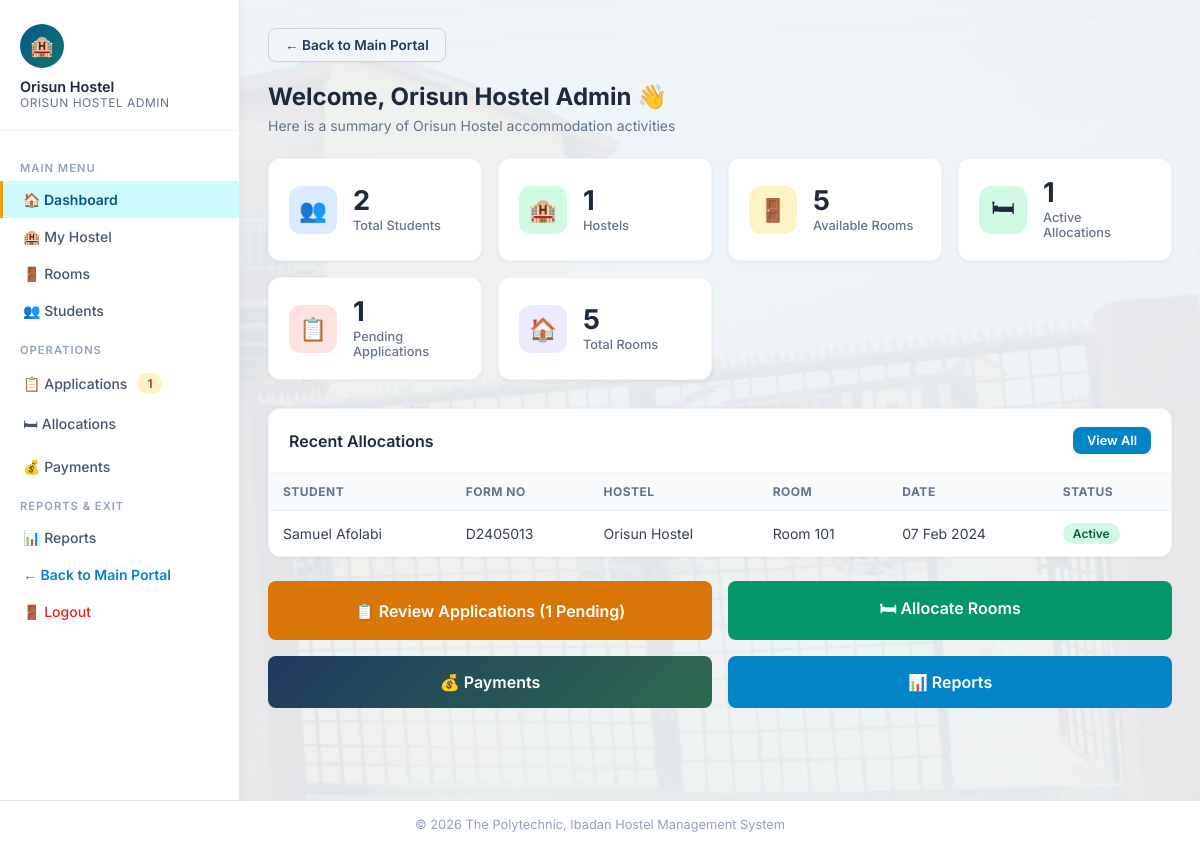
The app's page /admin/dashboard.php (signed in) with its own data.
### tables this page shows
CREATE TABLE hostels (
    hostel_id INT AUTO_INCREMENT PRIMARY KEY,
    hostel_name VARCHAR(150) NOT NULL UNIQUE,
    hostel_type ENUM('Male','Female') NOT NULL,
    total_rooms INT NOT NULL DEFAULT 0,
    created_at DATETIME DEFAULT CURRENT_TIMESTAMP
);

CREATE TABLE allocations (
    allocation_id INT AUTO_INCREMENT PRIMARY KEY,
    student_id INT NOT NULL,
    room_id INT NOT NULL,
    bunk_number VARCHAR(10) NULL,
    allocation_date DATETIME DEFAULT CURRENT_TIMESTAMP,
    status ENUM('Active','Vacated') NOT NULL DEFAULT 'Active',
    FOREIGN KEY (student_id) REFERENCES students(student_id) ON DELETE CASCADE,
    FOREIGN KEY (room_id) REFERENCES rooms(room_id) ON DELETE CASCADE,
    INDEX idx_alloc_room_status (room_id,status),
    INDEX idx_alloc_student_status (student_id,status)
);

CREATE TABLE students (
    student_id INT AUTO_INCREMENT PRIMARY KEY,
    matric_no VARCHAR(13) NULL UNIQUE,
    form_no VARCHAR(30) NULL UNIQUE,
    full_name VARCHAR(200) NOT NULL,
    department VARCHAR(150) NOT NULL,
    level VARCHAR(20) NOT NULL,
    gender ENUM('Male','Female') NOT NULL,
    phone VARCHAR(20) NOT NULL,
    email VARCHAR(150) NOT NULL UNIQUE,
    password VARCHAR(255) NOT NULL,
    created_at DATETIME DEFAULT CURRENT_TIMESTAMP
);

CREATE TABLE rooms (
    room_id INT AUTO_INCREMENT PRIMARY KEY,
    hostel_id INT NOT NULL,
    room_number VARCHAR(50) NOT NULL,
    capacity INT NOT NULL DEFAULT 4,
    occupied INT NOT NULL DEFAULT 0,
    status ENUM('Available','Full') NOT NULL DEFAULT 'Available',
    UNIQUE KEY uq_hostel_room (hostel_id, room_number),
    FOREIGN KEY (hostel_id) REFERENCES hostels(hostel_id) ON DELETE CASCADE
);

### includes/admin_auth.php (called while the page is built, shortened)
<?php
$admin_hostel_id = (int) $_SESSION['admin_hostel_id'];
function current_admin_hostel(PDO $pdo): array {
    global $admin_hostel_id;
    $stmt = $pdo->prepare('SELECT hostel_id, hostel_name, hostel_type, total_rooms FROM hostels WHERE hostel_id = ?');
    $stmt->execute([$admin_hostel_id]);
    $hostel = $stmt->fetch();
    return $hostel;
}

### admin/dashboard.php (the view, shortened to what this page needs)
<?php
require_once '../includes/admin_auth.php';
$hostel = current_admin_hostel($pdo);
$students = $pdo->prepare("SELECT COUNT(DISTINCT student_id) FROM applications WHERE hostel_id=?");
$students->execute([$admin_hostel_id]);
$students = $students->fetchColumn();
$hostels = 1;
$rooms = $pdo->prepare("SELECT COUNT(*) FROM rooms WHERE hostel_id=?");
$rooms->execute([$admin_hostel_id]);
$rooms = $rooms->fetchColumn();
$available = $pdo->prepare("SELECT COUNT(*) FROM rooms WHERE hostel_id=? AND status='Available'");
$available->execute([$admin_hostel_id]);
$available = $available->fetchColumn();
$allocations = $pdo->prepare("SELECT COUNT(*) FROM allocations a JOIN rooms r ON r.room_id=a.room_id WHERE r.hostel_id=? AND a.status='Active'");
$allocations->execute([$admin_hostel_id]);
$allocations = $allocations->fetchColumn();
$pending = $pdo->prepare("SELECT COUNT(*) FROM applications WHERE hostel_id=? AND status='Pending'");
$pending->execute([$admin_hostel_id]);
$pending = $pending->fetchColumn();
$recent = $pdo->prepare("SELECT a.*, s.full_name, s.form_no, r.room_number, h.hostel_name FROM allocations a JOIN students s ON a.student_id=s.student_id JOIN rooms r ON a.room_id=r.room_id JOIN hostels h ON r.hostel_id=h.hostel_id WHERE r.hostel_id=? ORDER BY a.allocation_date DESC LIMIT 5");
$recent->execute([$admin_hostel_id]);
$recent = $recent->fetchAll();
?>
<!DOCTYPE html>
<html lang="en">
<head>
<link rel="stylesheet" href="../css/style.css?v=6">
</head>
<body>
<div class="wrapper admin-layout">
<?php $current_page = 'dashboard'; require_once '../includes/admin_sidebar.php'; ?>
    <main class="main">
        <a href="../index.php" class="back-btn">&larr; Back to Main Portal</a>
        <div class="page-title">Welcome, <?= htmlspecialchars($hostel['hostel_name']) ?> Admin 👋</div>
        <div class="page-subtitle">Here is a summary of <?= htmlspecialchars($hostel['hostel_name']) ?> accommodation activities</div>
        <div class="stats-grid">
            <div class="stat-card">
                <div class="stat-icon blue">👥</div>
                <div class="stat-info">
                    <div class="value"><?= $students ?></div>
                    <div class="label">Total Students</div>
                </div>
            </div>
            <div class="stat-card">
                <div class="stat-icon green">🏨</div>
                <div class="stat-info">
                    <div class="value"><?= $hostels ?></div>
                    <div class="label">Hostels</div>
                </div>
            </div>
            <div class="stat-card">
                <div class="stat-icon orange">🚪</div>
                <div class="stat-info">
                    <div class="value"><?= $available ?></div>
                    <div class="label">Available Rooms</div>
                </div>
            </div>
            <div class="stat-card">
                <div class="stat-icon green">🛏</div>
                <div class="stat-info">
                    <div class="value"><?= $allocations ?></div>
                    <div class="label">Active Allocations</div>
                </div>
            </div>
            <div class="stat-card">
                <div class="stat-icon red">📋</div>
                <div class="stat-info">
                    <div class="value"><?= $pending ?></div>
                    <div class="label">Pending Applications</div>
                </div>
            </div>
            <div class="stat-card">
                <div class="stat-icon purple">🏠</div>
                <div class="stat-info">
                    <div class="value"><?= $rooms ?></div>
                    <div class="label">Total Rooms</div>
                </div>
            </div>
        </div>
        <div class="card">
            <div class="card-header">
                <h3>Recent Allocations</h3>
                <a href="allocations.php" class="btn btn-info btn-sm">View All</a>
            </div>
            <div class="table-wrap">
                <?php if (empty($recent)): ?>
                    <div class="empty-state"><span class="empty-icon">📭</span><p>No allocations yet.</p></div>
                <?php else: ?>
                <table>
                    <thead><tr><th>Student</th><th>Form No
</th><th>Hostel</th><th>Room</th><th>Date</th><th>Status</th></tr></thead>
                    <tbody>
                    <?php foreach ($recent as $r): ?>
                        <tr>
                            <td><?= htmlspecialchars($r['full_name']) ?></td>
                            <td><?= htmlspecialchars($r['form_no']) ?></td>
                            <td><?= htmlspecialchars($r['hostel_name']) ?></td>
                            <td>Room <?= htmlspecialchars($r['room_number']) ?></td>
                            <td><?= date('d M Y', strtotime($r['allocation_date'])) ?></td>
                            <td><span class="badge badge-success"><?= $r['status'] ?></span></td>
                        </tr>
                    <?php endforeach; ?>
                    </tbody>
                </table>
                <?php endif; ?>
            </div>
        </div>
        <div style="display:grid;grid-template-columns:1fr 1fr;gap:16px;">
            <a href="applications.php" class="btn btn-warning" style="padding:16px;font-size:1rem;">📋 Review Applications (<?= $pending ?> Pending)</a>
            <a href="allocations.php" class="btn btn-success" style="padding:16px;font-size:1rem;">🛏 Allocate Rooms</a>
            <a href="payments.php" class="btn btn-primary" style="padding:16px;font-size:1rem;">💰 Payments</a>
            <a href="reports.php" class="btn btn-info" style="padding:16px;font-size:1rem;">📊 Reports</a>
        </div>
    </main>
</div>
<div class="footer">&copy; <?= date('Y') ?> The Polytechnic, Ibadan Hostel Management System</div>
</body>
</html>

### includes/admin_sidebar.php (shortened to what this page needs)
<?php
$page = $current_page ?? '';
$admin_name = $_SESSION['admin_name'] ?? 'Admin';
$h_name = $hostel['hostel_name'] ?? ($_SESSION['admin_hostel_name'] ?? 'Hostel');
$pending_count = $pending ?? 0;
?>
<aside class="sidebar no-print">
    <div class="user-info">
        <div class="avatar">🏨</div>
        <div class="name"><?= htmlspecialchars($admin_name) ?></div>
        <div class="role"><?= htmlspecialchars($h_name) ?> Admin</div>
    </div>
    <nav class="sidebar-nav">
        <div class="nav-section">Main Menu</div>
        <a href="dashboard.php" class="<?= $page === 'dashboard' ? 'active' : '' ?>">🏠 Dashboard</a>
        <a href="hostels.php" class="<?= $page === 'hostels' ? 'active' : '' ?>">🏨 My Hostel</a>
        <a href="rooms.php" class="<?= $page === 'rooms' ? 'active' : '' ?>">🚪 Rooms</a>
        <a href="students.php" class="<?= $page === 'students' ? 'active' : '' ?>">👥 Students</a>
        <div class="nav-section">Operations</div>
        <a href="applications.php" class="<?= $page === 'applications' ? 'active' : '' ?>">
            📋 Applications <?php if (!empty($pending_count) && $pending_count > 0): ?><span class="badge badge-warning"><?= (int)$pending_count ?></span><?php endif; ?>
        </a>
        <a href="allocations.php" class="<?= $page === 'allocations' ? 'active' : '' ?>">🛏 Allocations</a>
        <a href="payments.php" class="<?= $page === 'payments' ? 'active' : '' ?>">💰 Payments</a>
        <div class="nav-section">Reports & Exit</div>
        <a href="reports.php" class="<?= $page === 'reports' ? 'active' : '' ?>">📊 Reports</a>
        <a href="../index.php" style="color:#0284c7;font-weight:600;">&larr; Back to Main Portal</a>
        <a href="logout.php" style="color:#dc2626;">🚪 Logout</a>
    </nav>
</aside>

### records on screen
hostels: hostel_name "ORISUN HOSTEL", hostel_name "Orisun Hostel"
allocations: student.full_name "Samuel Afolabi", student.form_no "D2405013", hostels.hostel_name "Orisun Hostel", room.room_number "101", allocation_date "07 Feb 2024", status "Active"

### other values on screen
$admin_name "Orisun Hostel"
$pending_count "1"
$students "2"
$hostels "1"
$available "5"
$allocations "1"
$pending "1"
$rooms "5"
